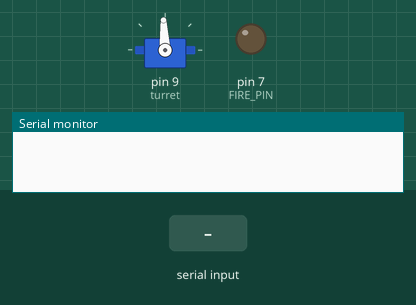
Recording of a sketch running on a simulated Arduino Uno, built with avr-gcc and run on an emulated ATmega328P. Parts: servo, output pins drawn as LEDs (lit = HIGH), the last lines printed to the serial monitor. The inputs (shaded band) are chosen by the test bench.

Above: at 1.2 s.
1.3 s: "f" received over Serial
At 2.1 s:
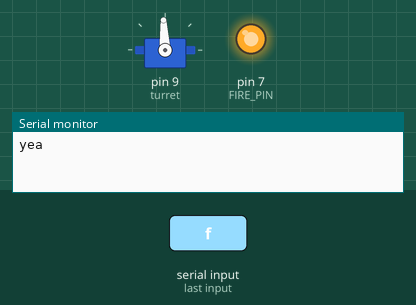
3.8 s: "l" received over Serial
At 5.0 s:
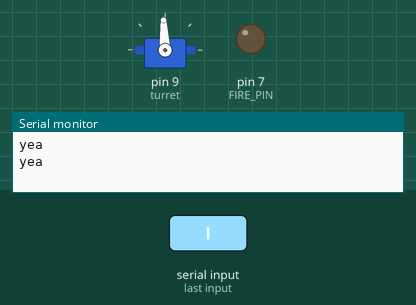
Timing chart, 0 to 6.8 s (numbered marks = the images above; inputs shaded):
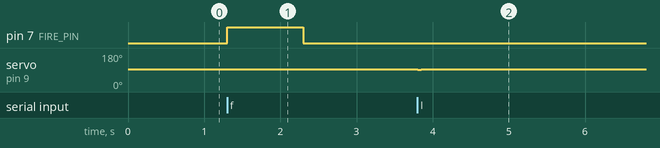

Measured:
- after the input at 1.3 s, pin 7 (FIRE_PIN): LOW → HIGH at once, → LOW 1.0 s later
- after the input at 3.8 s, servo on pin 9 (turret): 93° → 92° at once, → 93° 0.05 s later

The sketch:

nerf.ino
```cpp
#include <Servo.h>
Servo turret;        // Create Servo object to control the servo
#define ZERO_SPEED 1500
#define LEFT_ADJUST_SMALL 9
#define LEFT_ADJUST 12
#define RIGHT_ADJUST_SMALL 12
#define RIGHT_ADJUST 15

#define FIRE_PIN 7

void setup() {
  turret.attach(9);  // Servo is connected to digital pin 9
  Serial.begin(9600);
  pinMode(FIRE_PIN, OUTPUT);
  digitalWrite(FIRE_PIN, LOW);
}

void loop() {
  turret.writeMicroseconds(1500);
  while (Serial.available() > 0){
    char c = Serial.read();
    Serial.println("yea");

    if (c == 'l'){
      turret.writeMicroseconds(ZERO_SPEED - LEFT_ADJUST_SMALL);
      delay(50);
    }else if (c == 'L'){
      turret.writeMicroseconds(ZERO_SPEED - LEFT_ADJUST);
      delay(50);
    }else if (c == 'r'){
      turret.writeMicroseconds(ZERO_SPEED + RIGHT_ADJUST_SMALL);
      delay(50);
    }else if (c == 'R'){
      turret.writeMicroseconds(ZERO_SPEED + RIGHT_ADJUST);
      delay(50);
    }else if (c == 'f'){
      digitalWrite(FIRE_PIN, HIGH);
      delay(1000);
      digitalWrite(FIRE_PIN, LOW);
    }
  }
}
```
